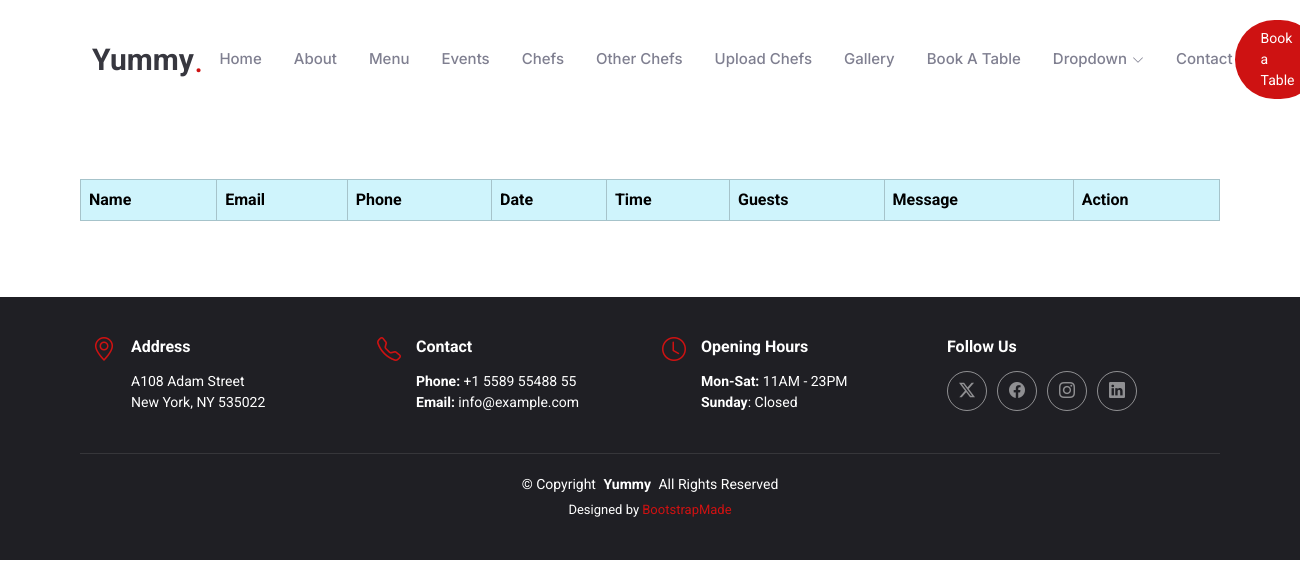
The app's page /showbookings/, older data.
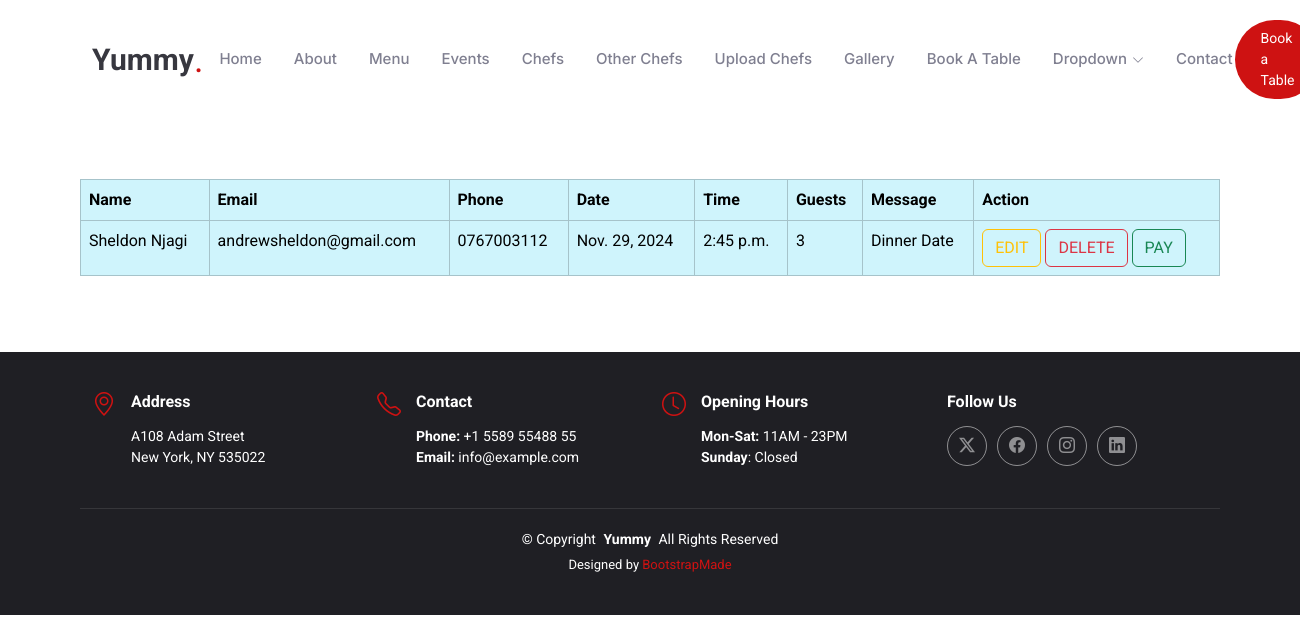
The same page, newer data.
### myapp/models.py (models this page shows, shortened)
class BookTable(models.Model):
    name = models.CharField(max_length=100)
    email = models.EmailField(max_length=100)
    phone = models.CharField(max_length=20)
    date = models.DateField()
    time = models.TimeField()
    guests = models.IntegerField()
    message = models.TextField()

### myapp/views.py (the view)
# urls.py: path('showbookings/', views.showbookings, name='showbookings'),  # Display all bookings
def showbookings(request):
    allbookings = BookTable.objects.all()  # Retrieve all bookings
    return render(request, 'showbookings.html', {'bookings': allbookings})  # Pass bookings to the template

### templates/showbookings.html
{% extends 'starter-page.html' %}
{% load static %}
{% block body %}
<table class="table table-bordered table-info container">
    <thead>
        <tr>
            <th>Name</th>
            <th>Email</th>
            <th>Phone</th>
            <th>Date</th>
            <th>Time</th>
            <th>Guests</th>
            <th>Message</th>
            <th>Action</th>
        </tr>
    </thead>
    <tbody>
        {% for x in bookings %}
            <tr>
                <td>{{ x.name }}</td>
                <td>{{ x.email }}</td>
                <td>{{ x.phone }}</td>
                <td>{{ x.date }}</td>
                <td>{{ x.time }}</td>
                <td>{{ x.guests }}</td>
                <td>{{ x.message }}</td>
                <td>
                    <a href="/editbookings/{{ x.id }}" class="btn btn-outline-warning">EDIT</a>
                    <a href="/deletebookings/{{ x.id }}" class="btn btn-outline-danger">DELETE</a>
                    <a href="" class="btn btn-outline-success">PAY</a>
                </td>
            </tr>
        {% endfor %}
    </tbody>
  </table>
{% endblock  %}

Row changes from the older to the newer data that the page shows:
added BookTable: name "Sheldon Njagi", email "andrewsheldon@gmail.com", phone "0767003112", date "Nov. 29, 2024", time "2:45 p.m.", guests "3", message "Dinner Date"
